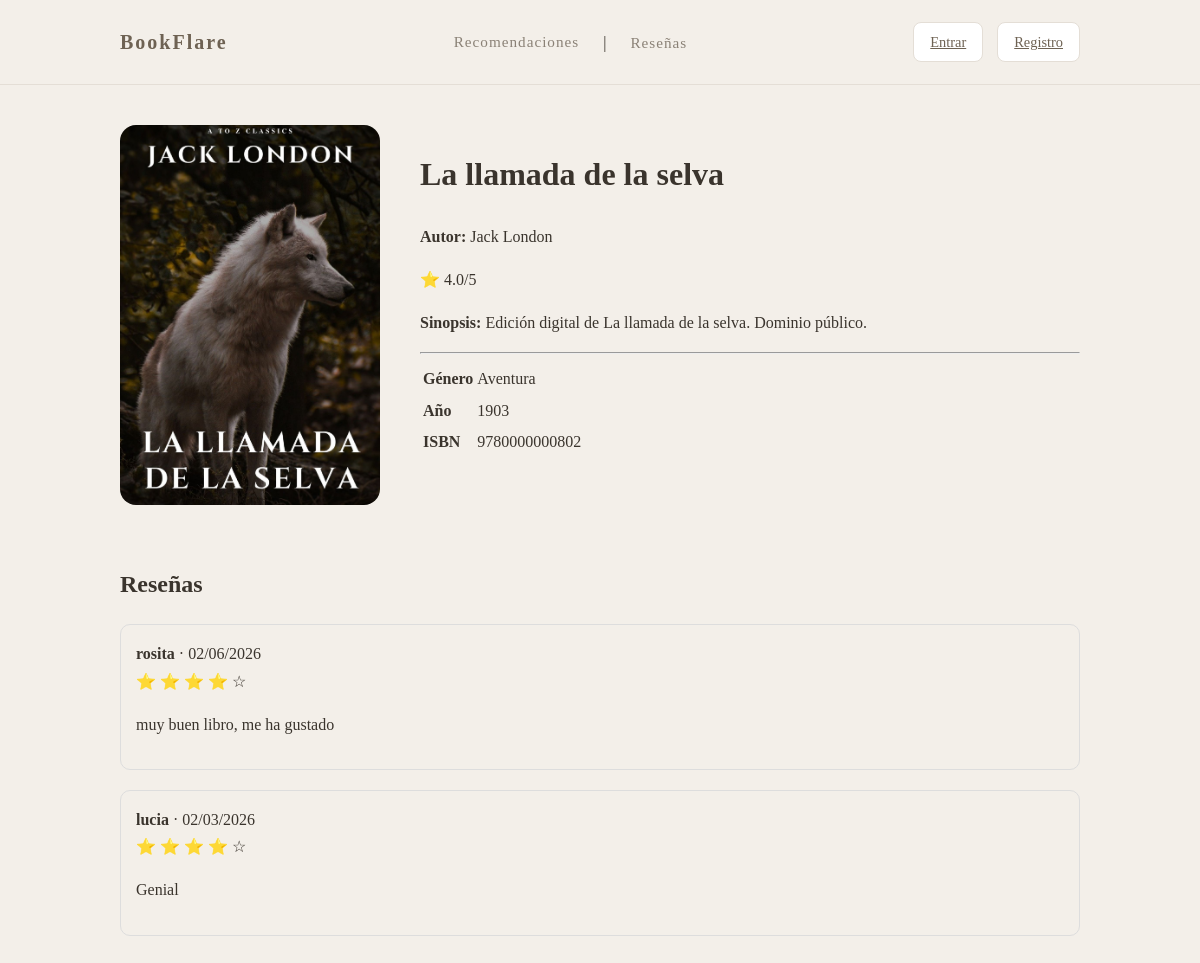
The app's page /libros/9780000000802/ with its own data.
### books/models.py (models this page shows, shortened)
class Libro(models.Model):
    isbn = models.CharField(max_length=13, primary_key=True)
    titulo = models.CharField(max_length=200)
    autor = models.CharField(max_length=100)
    genero = models.CharField(max_length=50) #sirve para filtrar por categorias
    descripcion = models.TextField(blank=True)
    anio = models.PositiveIntegerField()
    portada = models.ImageField(upload_to='portadas/', blank=True)
    archivo_digital = models.FileField(upload_to='libros_digitales/', help_text="Archivo del libro (.pdf, .html, etc)")
    visitas_totales = models.PositiveIntegerField(default=0)
    class Meta:
        verbose_name = "Libro Digital"
        verbose_name_plural = "Libros Digitales"
        ordering = ["-visitas_totales"] #ordenados por popularidad

class Reseña(models.Model):
    usuario = models.ForeignKey(CustomUser, on_delete=models.CASCADE)
    libro = models.ForeignKey(Libro, on_delete=models.CASCADE, related_name="resenas")
    rating = models.PositiveSmallIntegerField(
        validators=[MinValueValidator(1), MaxValueValidator(5)]
    )
    comentario = models.TextField(blank=True)
    creada_en = models.DateTimeField(auto_now_add=True)
    class Meta:
        unique_together = ('usuario', 'libro')
        ordering = ["-creada_en"]

class CustomUser(AbstractUser):
    email = models.EmailField(max_length=200, unique=True)
    es_bibliotecario = models.BooleanField(default=False, verbose_name="¿Es bibliotecario?")
    class Meta:
        verbose_name = "Usuario"
        verbose_name_plural = "Usuarios"

### books/views.py (the view, shortened to what this page needs)
# urls.py: path("libros/<str:isbn>/", LibroDetailView.as_view(), name="libro_detalle"),
class LibroDetailView(DetailView):
    model = Libro
    template_name = "books/libro_detail.html"
    context_object_name = "libro"
    slug_field = "isbn"
    slug_url_kwarg = "isbn"
    def get_context_data(self, **kwargs):
        context = super().get_context_data(**kwargs)
        libro = self.object
        user = self.request.user
        resenas = (
            Reseña.objects
            .filter(libro=libro)
            .select_related("usuario")
            .order_by("-creada_en")
        )
        context["resenas"] = resenas
        context["media_rating"] = resenas.aggregate(media=Avg("rating"))["media"]
        inventario = Inventario.objects.filter(libro=libro).first()
        context["inventario"] = inventario
        prestamo = None
        if user.is_authenticated:
            prestamo = Prestamo.objects.filter(
                usuario=user,
                inventario__libro=libro,
                estado=Prestamo.Estado.ACTIVO
            ).first()
        context["prestamo"] = prestamo
        puede_pedir = True
        context["puede_pedir"] = puede_pedir
        puede_resenar = False
        context["puede_resenar"] = puede_resenar
        return context

### books/templates/books/libro_detail.html (shortened to what this page needs)
{% extends "base.html" %}
{% block content %}
<div style="max-width:1100px; margin:40px auto;">
    <div style="display:grid; grid-template-columns:260px 1fr; gap:40px;">
        <div>
            {% if libro.portada %}
                <img src="{% url 'ver_portada' libro.isbn %}"
                    style="width:100%; height:380px; object-fit:cover; border-radius:16px;">
            {% else %}
                <div style="height:380px; display:flex; align-items:center; justify-content:center; border:1px solid #ccc; border-radius:16px;">
                    Sin portada
                </div>
            {% endif %}
        </div>
        <div>
            <h1>{{ libro.titulo }}</h1>
            <p><b>Autor:</b> {{ libro.autor }}</p>
            {% if media_rating %}
                <div>⭐ {{ media_rating|floatformat:1 }}/5</div>
            {% endif %}
            <p><b>Sinopsis:</b> {{ libro.descripcion }}</p>
            <hr>
            <table>
                <tr>
                    <td><strong>Género</strong></td>
                    <td>{{ libro.genero }}</td>
                </tr>
                <tr>
                    <td><strong>Año</strong></td>
                    <td>{{ libro.anio }}</td>
                </tr>
                <tr>
                    <td><strong>ISBN</strong></td>
                    <td>{{ libro.isbn }}</td>
                </tr>
            </table>
        </div>
    </div>
    <div style="margin-top:50px;">
        <h2>Reseñas</h2>
        {% if resenas %}
            {% for r in resenas %}
                <div style="margin-bottom:20px; padding:15px; border:1px solid #ddd; border-radius:10px;">
                    <strong>{{ r.usuario.username }}</strong>
                    <span> · {{ r.creada_en|date:"d/m/Y" }}</span>
                    <div>
                        {% for i in "12345" %}
                            {% if forloop.counter <= r.rating %}
                                ⭐
                            {% else %}
                                ☆
                            {% endif %}
                        {% endfor %}
                    </div>
                    {% if r.comentario %}
                        <p>{{ r.comentario }}</p>
                    {% endif %}
                </div>
            {% endfor %}
        {% else %}
            <p>No hay reseñas todavía.</p>
        {% endif %}
    </div>
</div>
{% endblock %}

### books/static/css/base.css (style rules this page uses)
:root { --bg: #f3efe9; --surface: #ffffff; --text: #3a342d; --muted: #8a8176; --line: #e4ded6; --earth-1: #c2b59b; --earth-2: #a38f73; --earth-3: #6e6253; --radius: 8px; }
* { box-sizing: border-box; }
body { margin: 0; font-family: "Cormorant Garamond", Georgia, serif; background: var(--bg); color: var(--text); line-height: 1.7; }

### records on screen
Libro: isbn (picture), titulo "La llamada de la selva", autor "Jack London", descripcion "Edición digital de La llamada de la selva. Dominio público.", genero "Aventura", anio "1903", isbn "9780000000802"
Reseña: usuario.username "rosita", creada_en "02/06/2026", rating 4 (drawn), comentario "muy buen libro, me ha gustado"
Reseña: usuario.username "lucia", creada_en "02/03/2026", rating 4 (drawn), comentario "Genial"

### other values on screen
{{ media_rating|floatformat:1 }} "4.0"
